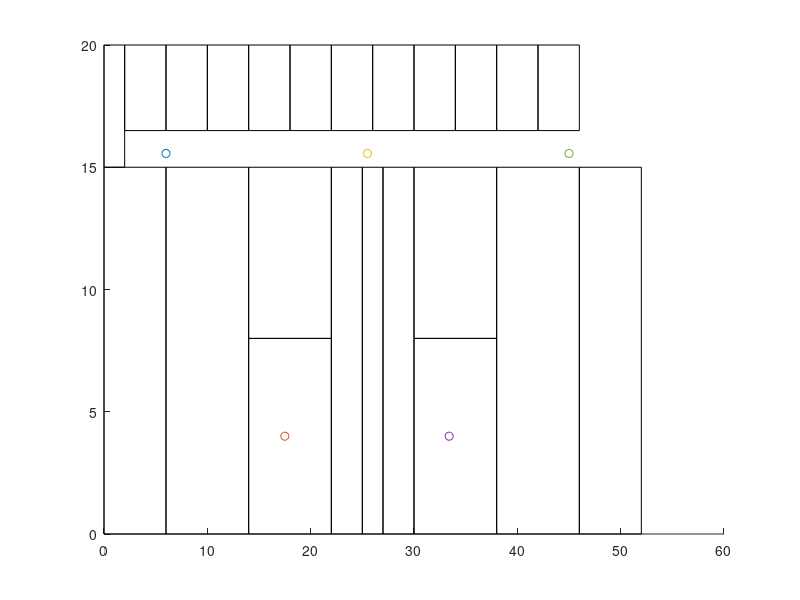

Reproduce this figure in MATLAB. (Note: this script raises an error after producing the figure.)

clc
close all 
close all

% Drawing the Walls 
rectangle('Position',[0,0,6,15]);
rectangle('Position',[6,0,8,15]);
rectangle('Position',[14,0,8,8]);
rectangle('Position',[14,8,8,7]);
rectangle('Position',[22,0,3,15]);
rectangle('Position',[25,0,2,15]);
rectangle('Position',[27,0,3,15]);
rectangle('Position',[30,0,8,8]);
rectangle('Position',[30,8,8,7]);
rectangle('Position',[38,0,8,15]);
rectangle('Position',[46,0,6,15]);
rectangle('Position',[0,15,2,5]);
rectangle('Position',[2,16.5,4,3.5]);
rectangle('Position',[6,16.5,4,3.5]);
rectangle('Position',[10,16.5,4,3.5]);
rectangle('Position',[14,16.5,4,3.5]);
rectangle('Position',[18,16.5,4,3.5]);
rectangle('Position',[22,16.5,4,3.5]);
rectangle('Position',[26,16.5,4,3.5]);
rectangle('Position',[30,16.5,4,3.5]);
rectangle('Position',[34,16.5,4,3.5]);
rectangle('Position',[38,16.5,4,3.5]);
rectangle('Position',[42,16.5,4,3.5]);

%Drawing the APs
hold on 
plot(6,15.5635,'o')
plot(17.5,4,'o')
plot(25.5,15.5635,'o')
plot(33.4,4,'o')
plot(45,15.5625,'o')


% Getting the Xs and the Ys of the APIs 
x_APs = [6,17.5,25.5,33.5,45];
y_APs = [15.5625,4,15.5625,4,15.5625];

%Getting the X & Y values of all walls 
x_walls = [0 52;6 6;14 14;14 22;22 22;25 25;27 27;30 30;30 38;38 38;46 46;2 2;2 46;6 6;10 10;14 14;18 18;22 22;26 26;30 30;34 34;38 38;42 42;46 46];
y_walls = [15 15;0 15;0 15;15 15;0 15;0 15;0 15;0 15;15 15;0 15;0 15;15 20;16.5 16.5;16.5 20;16.5 20;16.5 20;16.5 20;16.5 20;16.5 20;16.5 20;16.5 20;16.5 20;16.5 20;16.5 20];

%Received power Array (each row represent a received power from 5 APs) 
Total_Power = [];

%Mapped points to received power array (each row represent a point)
Mapped_points = [];



%Loading the arrays
for x1 = 1:0.5:52
    for y1 = 1:0.5:20

        %for current point
        Total_Power_Temp = [];

        %looping on access points
        for i = 1:1:5
            x_AP = x_APs(i);
            y_AP = y_APs(i);
            Distance = sqrt( (x1- x_APs(i))^2 + (y1-y_APs(i))^2 );
            P_Loss = ( (4*pi*Distance)/0.125 )^3;
            P_Loss_DB = 10*log10(P_Loss);
            x_abs = [x1 x_AP];
            y_abs = [y1 y_AP];

            counter = 0;
            
            %looping on walls
            for w = 1:1:24
                x_wall = x_walls(w,:);
                y_wall = y_walls(w,:);
                [x_int,y_int] = curveintersect(x_wall,y_wall,x_abs,y_abs);
                if  isempty(x_int) == 0 && isempty(y_int) == 0
                    counter = counter + 1;
                end
            end
            
            %power received 
            Pr = -10 - P_Loss_DB - (3*counter);
            Total_Power_Temp(end+1) = Pr ;

        end
        Total_Power = [Total_Power;Total_Power_Temp];
        Mapped_points = [Mapped_points;x1 y1];

    end
end


[x,y] = Finding_Location(-80,-300,-300,-300,-300,Total_Power,Mapped_points);
x 
y
plot(x,y,'x','Color','Red')

%Contour Maps for each AP
for i=1:1:5
        D = [Mapped_points(:,1),Mapped_points(:,2),Total_Power(:,i)];
        [Du ,D1] = unique(D(:,1));
        Dd = diff(D1);
        Dr = reshape(D, Dd(1), [], size(D,2));
        X = Dr(:,:,1);
        Y = Dr(:,:,2);
        Z = Dr(:,:,3);
        figure
        contourf(X, Y, Z)
end

%Contour Map for all the AP
 Dtot = [Mapped_points(:,1),Mapped_points(:,2),max(Total_Power.').'];
        [Du,D1] = unique(Dtot(:,1));
        Dd = diff(D1);
        Dr = reshape(Dtot, Dd(1), [], size(Dtot,2));
        X = Dr(:,:,1);
        Y = Dr(:,:,2);
        Z = Dr(:,:,3);
        figure
        contourf(X, Y, Z)










    













